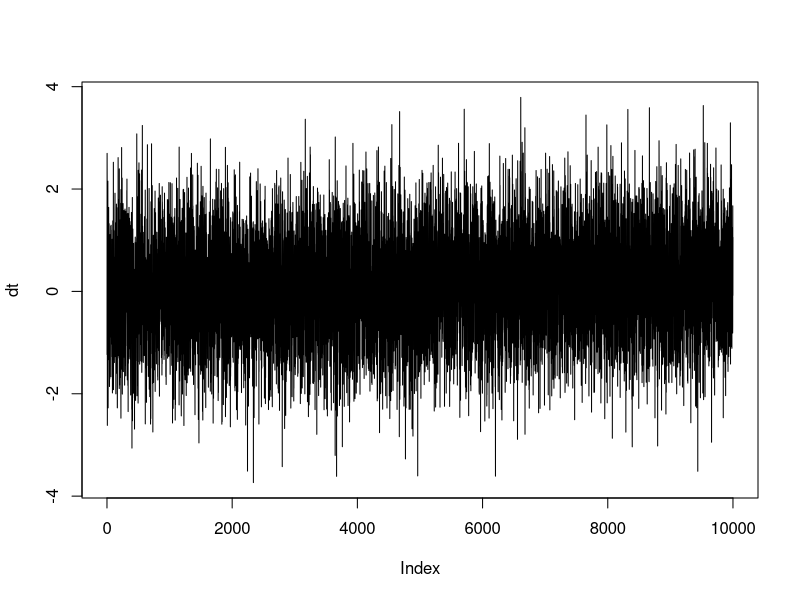
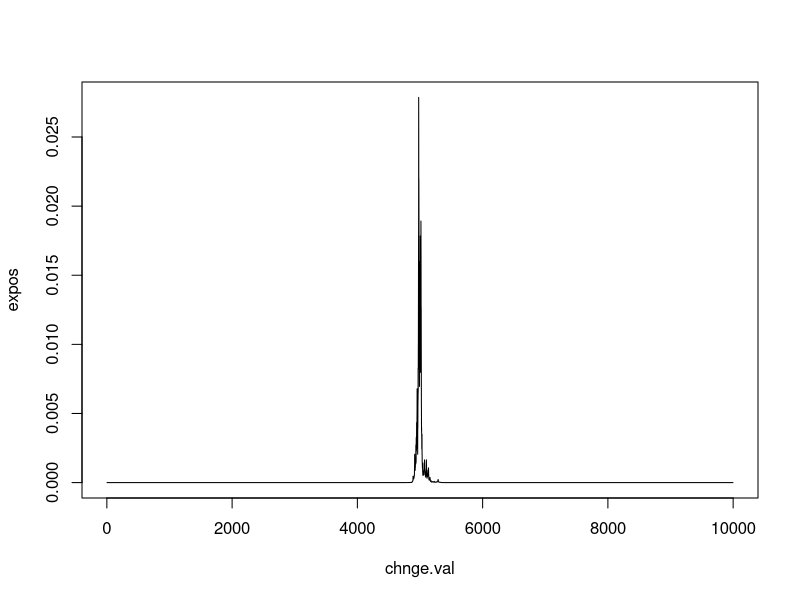
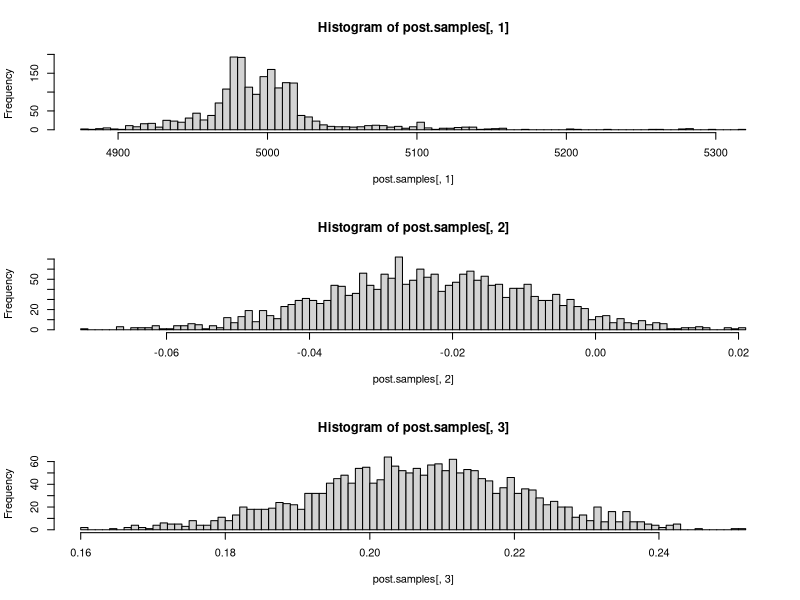
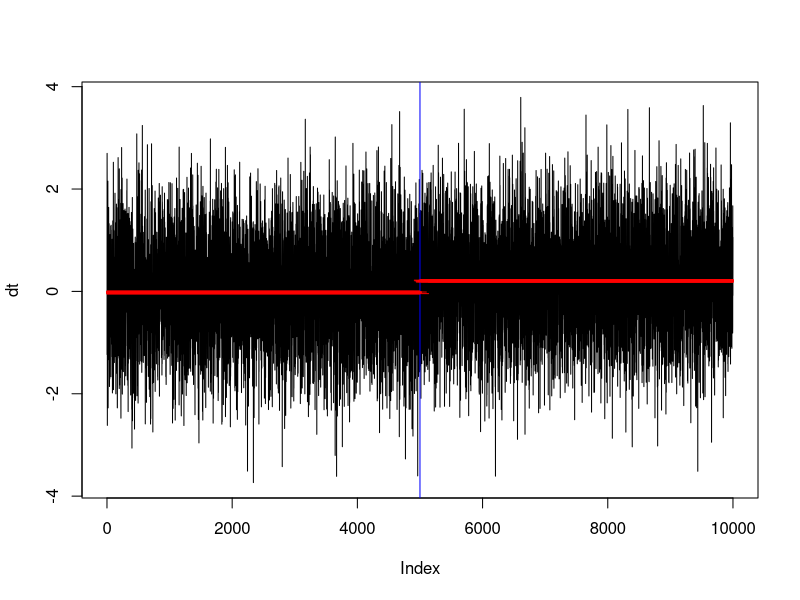
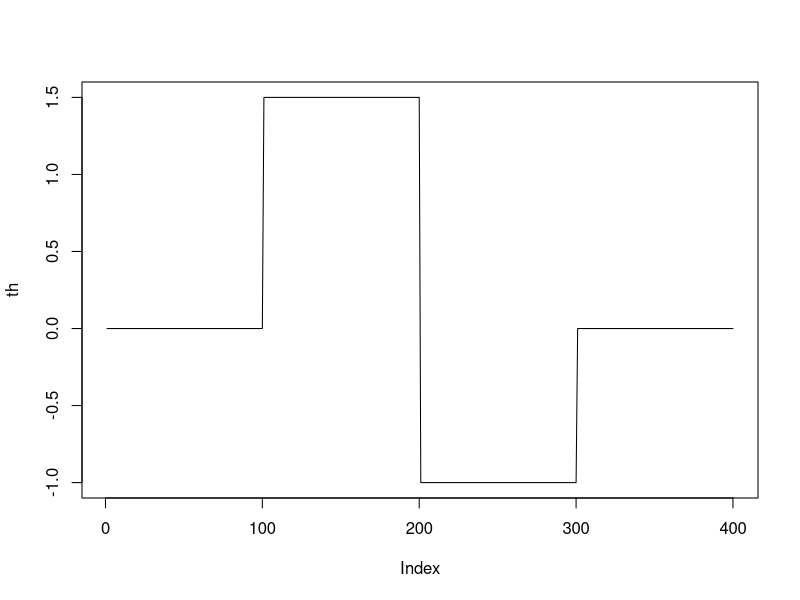
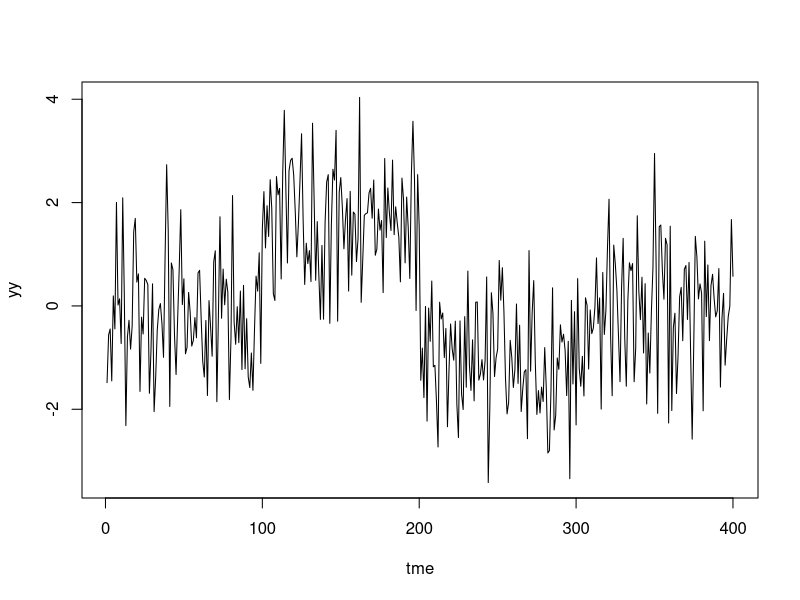
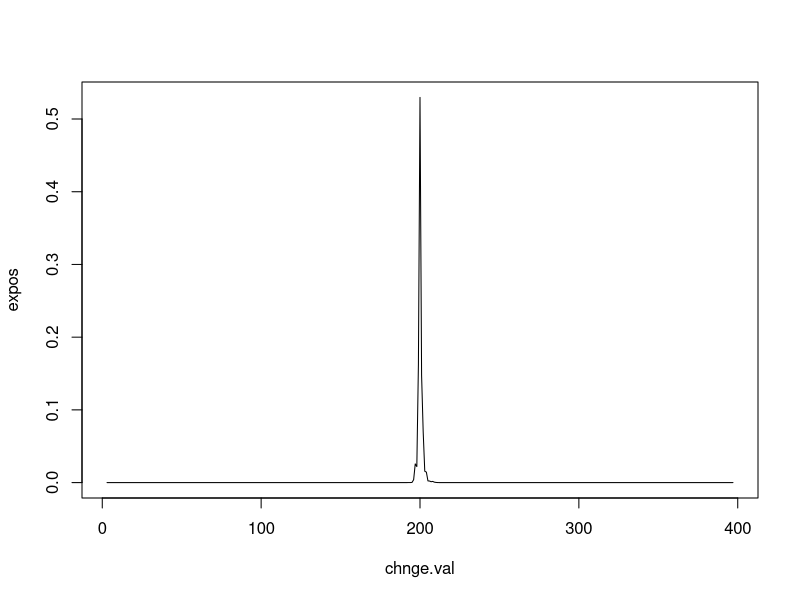
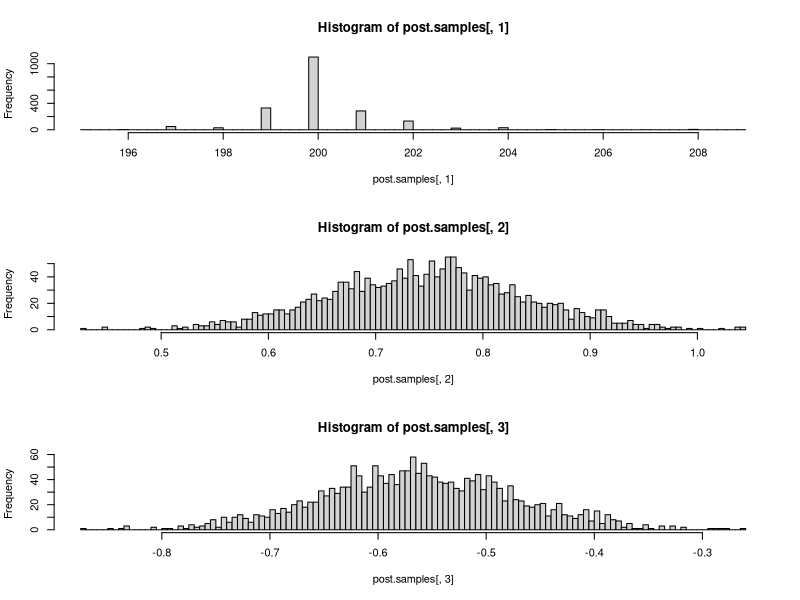

Here is the R script that generated these plots, in order: (Note: a time limit stopped this script after it produced the figures.)
#Change-point estimation:
n = 10000
mu1 = 0
mu2 = 0.2
dt = c(rep(mu1, n/2), rep(mu2, n/2)) + rnorm(n)
plot(dt, type = "l")

tme = 1:n
n = length(tme)
grid.res = 1
chnge.val = seq(3, n-3, grid.res)
X = matrix(1, nrow = n, ncol = 2)
expos = rep(-1, length(chnge.val)) #exact marginal posterior for omega
log.values = rep(-1, length(chnge.val))
for(i in 1:length(chnge.val))
{
    X[,2] = (tme > chnge.val[i])
    mod = lm(dt ~ X[,2])
    log.value = ((ncol(X) - n)/2)*(log(sum(mod$residuals^2))) - (0.5*(log(det(t(X) %*% X))))
    log.values[i] = log.value
}
log.values = log.values - max(log.values) #scaling to remove large values 
expos = exp(log.values)
expos = (expos/sum(expos))/grid.res
plot(chnge.val, expos, type = "l")
ind.max = which.max(expos)
est.cp = chnge.val[ind.max] #posterior maximizer
est.cp


library(mvtnorm)
#Inference for the mean values before and after the change-point
N = 2000 #number of posterior samples
post.samples = matrix(-1, N, 4)
post.samples[,1] = sample(chnge.val, N, replace = T, prob = expos)
for(i in 1:N)
{
    cp = post.samples[i,1]
    X = matrix(1, nrow = n, ncol = 2)
    X[,2] = (tme > cp)
    lin.model = lm(dt ~ X[,2])
    bhat = lin.model$coefficients
    sighat = sqrt((sum((lin.model$residuals)^2))/(n-2)) #this is also denoted by the Residual Standard Error
    Sigma.mat = (sighat^2)*solve(t(X) %*% X)
    chiran = (rchisq(1, df = n-2))
    mu.samples = bhat + (rmvnorm(1, sigma = Sigma.mat))/(sqrt(chiran/(n-2)))
    mu.samples[2] = mu.samples[1] + mu.samples[2]
    sig.sample = sqrt((sum((lin.model$residuals)^2))/chiran)
    post.samples[i,2:3] = mu.samples
    post.samples[i, 4] = sig.sample
}
summary(post.samples[,2])
summary(post.samples[,3])
par(mfrow = c(3, 1))
hist(post.samples[,1], breaks = 100)
hist(post.samples[,2], breaks = 100)
hist(post.samples[,3], breaks = 100)
par(mfrow = c(1, 1))
summary(post.samples[,4]) #true value of sigma equals 1

#Plotting some posterior samples
plot(dt, type = "l")
abline(v = 5000, col = "blue")
for(i in 1:25)
{
    points(1:post.samples[i,1], rep(post.samples[i,2], post.samples[i,1]), col = "red", type = "l")
    points((1 + post.samples[i,1]):n, rep(post.samples[i,3], n-post.samples[i,1]), col = "red", type = "l")
}

#Multiple Change-Points
n = 400
th = c(rep(0, 100), rep(1.5, 100), rep(-1, 100), rep(0, 100))
th
plot(th, type = "l")

#Generate data: 
sig = 1
tme = 1:n
yy = th + sig*rnorm(n)
plot(tme, yy, type = "l")
#actual changepoints: 
cp.true = c(100, 200, 300)

#Let us first fit the single changepoint model to this data: 
tme = 1:n
n = length(tme)
grid.res = 1
chnge.val = seq(3, n-3, grid.res)
X = matrix(1, nrow = n, ncol = 2)
expos = rep(-1, length(chnge.val)) #exact marginal posterior for omega
log.values = rep(-1, length(chnge.val))
for(i in 1:length(chnge.val))
{
    X[,2] = (tme > chnge.val[i])
    mod = lm(yy ~ X[,2])
    log.value = ((ncol(X) - n)/2)*(log(sum(mod$residuals^2))) - (0.5*(log(det(t(X) %*% X))))
    log.values[i] = log.value
}
log.values = log.values - max(log.values) #scaling to remove large values 
expos = exp(log.values)
expos = (expos/sum(expos))/grid.res
plot(chnge.val, expos, type = "l")
ind.max = which.max(expos)
est.cp = chnge.val[ind.max] #posterior maximizer
est.cp

#Inference for the mean values before and after the change-point
N = 2000 #number of posterior samples
post.samples = matrix(-1, N, 4)
post.samples[,1] = sample(chnge.val, N, replace = T, prob = expos)
for(i in 1:N)
{
    cp = post.samples[i,1]
    X = matrix(1, nrow = n, ncol = 2)
    X[,2] = (tme > cp)
    lin.model = lm(yy ~ X[,2])
    bhat = lin.model$coefficients
    sighat = sqrt((sum((lin.model$residuals)^2))/(n-2)) #this is also denoted by the Residual Standard Error
    Sigma.mat = (sighat^2)*solve(t(X) %*% X)
    chiran = (rchisq(1, df = n-2))
    mu.samples = bhat + (rmvnorm(1, sigma = Sigma.mat))/(sqrt(chiran/(n-2)))
    mu.samples[2] = mu.samples[1] + mu.samples[2]
    sig.sample = sqrt((sum((lin.model$residuals)^2))/chiran)
    post.samples[i,2:3] = mu.samples
    post.samples[i, 4] = sig.sample
}
summary(post.samples[,2])
summary(post.samples[,3])
par(mfrow = c(3, 1))
hist(post.samples[,1], breaks = 100)
hist(post.samples[,2], breaks = 100)
hist(post.samples[,3], breaks = 100)
par(mfrow = c(1, 1))
summary(post.samples[,4]) #true value of sigma equals 1

#Plotting some posterior samples
plot(yy, type = "l")
abline(v = 200, col = "blue")
for(i in 1:25)
{
    points(1:post.samples[i,1], rep(post.samples[i,2], post.samples[i,1]), col = "red", type = "l")
    points((1 + post.samples[i,1]):n, rep(post.samples[i,3], n-post.samples[i,1]), col = "red", type = "l")
}

#Posterior for Multiple Change Points:
logpost = function(cps)
{
    cps = sort(cps)
    k = length(cps)
    X = matrix(1, nrow = n, ncol = (k+1))
    for(j in 1:k)
    {
        X[,(j+1)] = as.numeric(tme > cps[j])
    }
    mod = lm(yy ~ X)
    log.value = ((ncol(X) - n)/2)*(log(sum(mod$residuals^2))) - (0.5*(log(det(t(X) %*% X))))
    return(log.value)
}
logpost(cp.true)
logpost(200)

cp1.gr = seq(75, 125, by = 1)
cp2.gr = seq(175, 225, by = 1)
cp3.gr = seq(275, 325, by = 1)
g = expand.grid(x=cp1.gr, y=cp2.gr, z = cp3.gr)
head(g)
tail(g)
for(i in 1:nrow(g)) g$lp[i] = logpost(c(g$x[i], g$y[i], g$z[i]))
head(g)
tail(g)
#Convert LogPosterior to Posterior
g$p = exp(g$lp - max(g$lp))
g$p = g$p/(sum(g$p))
head(g)
tail(g)
#Posterior mode:
ind.max = which.max(g$p)
est.cp = g[ind.max,] #posterior maximizer
est.cp

#marginal distributions of each changepoint:
mar.cp1 = rep(-1, length(cp1.gr))
for(i in 1:length(cp1.gr))
{
  ind = (g$x == cp1.gr[i])
  mar.cp1[i] = sum(g$p[ind])
}
par(mfrow = c(3, 1))
plot(cp1.gr, mar.cp1, type = "h")

mar.cp2 = rep(-1, length(cp2.gr))
for(i in 1:length(cp2.gr))
{
  ind = (g$y == cp2.gr[i])
  mar.cp2[i] = sum(g$p[ind])
}
plot(cp2.gr, mar.cp2, type = "h")

mar.cp3 = rep(-1, length(cp3.gr))
for(i in 1:length(cp3.gr))
{
  ind = (g$z == cp3.gr[i])
  mar.cp3[i] = sum(g$p[ind])
}
plot(cp3.gr, mar.cp3, type = "h")
par(mfrow = c(1, 1))

#Generating posterior samples:
N = 2000 #number of posterior samples
post.samples = matrix(-1, N, 8) #there are 8 parameters in total (3 changepoints + 4 levels + sigma)
#First sample the change points:
smp.cp = g[sample(1:nrow(g), N, replace = T, prob = g$p),1:3]
rownames(smp.cp) = NULL
post.samples = cbind(smp.cp, matrix(-1, N, 5))
for(i in 1:N)
{
    cp = post.samples[i,1:3]
    k = length(cp)
    X = matrix(1, nrow = n, ncol = (k+1))
    for(j in 1:k)
    {
        X[,(j+1)] = as.numeric(tme > as.numeric(cp[j]))
    }
    lin.model = lm(yy ~ -1 + X)
    bhat = lin.model$coefficients
    sighat = sqrt((sum((lin.model$residuals)^2))/(n-4)) #this is also denoted by the Residual Standard Error
    Sigma.mat = (sighat^2)*solve(t(X) %*% X)
    chiran = (rchisq(1, df = n-4))
    levels = cumsum(bhat + (rmvnorm(1, sigma = Sigma.mat))/(sqrt(chiran/(n-4))))
    sig.sample = sqrt((sum((lin.model$residuals)^2))/chiran)
    post.samples[i,4:7] = levels
    post.samples[i, 8] = sig.sample
}

#Summary of the posterior values of sigma:
summary(post.samples[,8]) #true value of sigma is 1

#Posterior values of the 4 levels:
summary(post.samples[,4])
summary(post.samples[,5])
summary(post.samples[,6])
summary(post.samples[,7])
        
#Plotting some posterior fitted functions:
plot(tme, yy, type = "l")
#abline(v = cp.true[1], col = "blue")
#abline(v = cp.true[2], col = "blue")
#abline(v = cp.true[3], col = "blue")

for(i in 1:55)
{
    cp1 = post.samples[i,1]
    cp2 = post.samples[i,2]
    cp3 = post.samples[i,3]
    abline(v = cp1, col = "blue")
    abline(v = cp2, col = "blue")
    abline(v = cp3, col = "blue")
    lev1 = post.samples[i,4]
    lev2 = post.samples[i,5]
    lev3 = post.samples[i,6]
    lev4 = post.samples[i,7]
    points(1:cp1, rep(lev1, cp1), col = "red", type = "l")
    points((cp1+1):cp2, rep(lev2, cp2 - cp1), col = "red", type = "l")
    points((cp2+1):cp3, rep(lev3, cp3 - cp2), col = "red", type = "l")
    points((cp3+1):n, rep(lev4, n-cp3), col = "red", type = "l")
}

#Change of slope:
n = 1000
tme = 1:n
th = (c(0.5*tme[1:(n/2)], 0.9*tme[((n/2)+1):n] - (0.9 - 0.5)*(n/2)))/10
sig = 10
yy = th + sig*rnorm(n)
plot(tme, yy, type = "l")

#cp here will denote change of slope point
logpost = function(cps) 
{
    cps = sort(cps)
    k = length(cps)
    X = matrix(1, nrow = n, ncol = (k+2))
    X[,2] = tme
    for(j in 1:k)
    {
        X[,(j+2)] = pmax(tme - cps[j], 0)
    }
    mod = lm(yy ~ X)
    log.value = ((ncol(X) - n)/2)*(log(sum(mod$residuals^2))) - (0.5*(log(det(t(X) %*% X))))
    return(log.value)
}
logpost(500)

#Posterior for the change of slope point:
csp.vals = 3:(n-3)
lp.vals = rep(100, length(csp.vals))
for(i in 1:length(csp.vals))
{
      lp.vals[i] = logpost(csp.vals[i])
}
expos = exp(lp.vals - max(lp.vals))
expos = expos/(sum(expos))
plot(csp.vals, expos, type = "h")

#Posterior samples for all the parameters:
N = 2000 #number of posterior samples
post.samples = matrix(-1, N, 5)
post.samples[,1] = sample(csp.vals, N, replace = T, prob = expos)
for(i in 1:N)
{
    cps = post.samples[i,1]
    k = length(cps)
    X = matrix(1, nrow = n, ncol = (k+2))
    X[,2] = tme
    for(j in 1:k)
    {
        X[,(j+2)] = pmax(tme - cps[j], 0)
    }
    lin.model = lm(yy ~ -1 + X)
    bhat = lin.model$coefficients
    sighat = sqrt((sum((lin.model$residuals)^2))/(n-3)) #this is also denoted by the Residual Standard Error
    Sigma.mat = (sighat^2)*solve(t(X) %*% X)
    chiran = (rchisq(1, df = n-3))
    beta.samples = bhat + (rmvnorm(1, sigma = Sigma.mat))/(sqrt(chiran/(n-3)))
    sig.sample = sqrt((sum((lin.model$residuals)^2))/chiran)
    post.samples[i,c(2, 3, 4)] = beta.samples
    post.samples[i, 5] = sig.sample
}
summary(post.samples[,5]) #true sigma is 10

#Plotting the fitted curves:
plot(tme, yy, type = "l")
for(i in 1:100)
{
    csp = post.samples[i,1]
    b0 = post.samples[i,2]
    b1 = post.samples[i,3]
    b2 = post.samples[i,4]
    points(tme, b0 + b1*tme + b2*(pmax(tme - csp, 0)), type = "l", col = "red")
    abline(v = csp, col = "blue")
}

#Real Dataset: US Population
uspop.raw = read.csv("POPTHM.csv")
#Data downloaded from FRED. Monthly Data. Data given for each month equals the average of the estimated population on the first day of the month and the first day of the next month. The units are thousands of dollars so 200,000 actually refers to 200 million. 
plot(uspop.raw$POPTHM, type = "l")
uspop.ts = ts(uspop.raw$POPTHM, start = c(1959, 1), end = c(2022, 6), frequency = 12)
plot(uspop.ts, ylab = "Population (in thousands)", xlab = "Time (in months)", main = "US Population")

yy = uspop.ts
n = length(yy)
tme = 1:n

#cp here will denote change of slope point
logpost = function(cps) 
{
    cps = sort(cps)
    k = length(cps)
    X = matrix(1, nrow = n, ncol = (k+2))
    X[,2] = tme
    for(j in 1:k)
    {
        X[,(j+2)] = pmax(tme - cps[j], 0)
    }
    mod = lm(yy ~ X)
    log.value = ((ncol(X) - n)/2)*(log(sum(mod$residuals^2))) - (0.5*(log(det(t(X) %*% X))))
    return(log.value)
}
logpost(500) #example

#Posterior for the change of slope point:
csp.vals = 3:(n-3)
lp.vals = rep(100, length(csp.vals))
for(i in 1:length(csp.vals))
{
      lp.vals[i] = logpost(csp.vals[i])
}
expos = exp(lp.vals - max(lp.vals))
expos = expos/(sum(expos))
plot(csp.vals, expos, type = "h")
ind = which.max(expos)
csp.est = csp.vals[ind]
csp.est
abline(v = csp.est, col = "blue")

#Posterior samples for all the parameters:
N = 2000 #number of posterior samples
post.samples = matrix(-1, N, 5)
post.samples[,1] = sample(csp.vals, N, replace = T, prob = expos)
for(i in 1:N)
{
    cps = post.samples[i,1]
    k = length(cps)
    X = matrix(1, nrow = n, ncol = (k+2))
    X[,2] = tme
    for(j in 1:k)
    {
        X[,(j+2)] = pmax(tme - cps[j], 0)
    }
    lin.model = lm(yy ~ -1 + X)
    bhat = lin.model$coefficients
    sighat = sqrt((sum((lin.model$residuals)^2))/(n-3)) #this is also denoted by the Residual Standard Error
    Sigma.mat = (sighat^2)*solve(t(X) %*% X)
    chiran = (rchisq(1, df = n-3))
    beta.samples = bhat + (rmvnorm(1, sigma = Sigma.mat))/(sqrt(chiran/(n-3)))
    sig.sample = sqrt((sum((lin.model$residuals)^2))/chiran)
    post.samples[i,c(2, 3, 4)] = beta.samples
    post.samples[i, 5] = sig.sample
}
summary(post.samples[,5]) #true sigma is 10

#Plotting the fitted curves:
plot(tme, yy, type = "l")
for(i in 1:100)
{
    csp = post.samples[i,1]
    b0 = post.samples[i,2]
    b1 = post.samples[i,3]
    b2 = post.samples[i,4]
    points(tme, b0 + b1*tme + b2*(pmax(tme - csp, 0)), type = "l", col = "red")
    abline(v = csp, col = "blue")
}
summary(post.samples[,3]) #mean slope before breakpoint is 190.5
summary(post.samples[,4]) #mean slope after breakpoint is 190.5 + 38.7 = 229.2

#Sunspots Data:
sunspots.data = read.delim("SN_y_tot_V2.0_25Aug2022.txt", header = F, sep = "")
head(sunspots.data)
sunspots = sunspots.data[,1:2]
plot(sunspots[,1], sunspots[,2], xlab = "Year (1700 to 2021)", ylab = "Yearly Sunspot Numbers", type = "l", main = "Sunspot Data")

tme = 1700:2021
n = length(tme)

#Periodogram:
plot(1:(n/2), abs(fft(sunspots[,2])[2:((n/2)+1)])^2/n, type = "h", ylab = "Periodogram")
abline(h = 0)

#Bayesian posterior
grid.res = 0.001
f.val = seq(0.01, 0.49, grid.res)
X = matrix(1, nrow = n, ncol = 3)
expos = rep(-1, length(f.val)) #exact marginal posterior for omega
log.values = rep(-1, length(f.val))
log.det.term = rep(-1, length(f.val))
for(i in 1:length(f.val))
{
    X[,2] = cos(2*pi*f.val[i]*tme)
    X[,3] = sin(2*pi*f.val[i]*tme)
    mod = lm(sunspots[,2] ~ X)
    log.value = ((ncol(X) - n)/2)*(log(sum(mod$residuals^2))) - (0.5*(log(det(t(X) %*% X))))
    log.det.term[i] = (0.5*(log(det(t(X) %*% X))))
    log.values[i] = log.value
}
log.values = log.values - max(log.values) #scaling to remove large values 
expos = exp(log.values)
expos = (expos/sum(expos))/grid.res
plot(f.val, expos, type = "l")

#Plotting posterior samples of the fitted function
N = 2000 #number of posterior samples
post.samples = matrix(-1, N, 5)
post.samples[,1] = sample(f.val, N, replace = T, prob = expos)
for(i in 1:N)
{
    fr = post.samples[i,1]
    X = matrix(1, nrow = n, ncol = 3)
    X[,2] = cos(2*pi*fr*tme)
    X[,3] = sin(2*pi*fr*tme)
    lin.model = lm(sunspots[,2] ~ -1 + X)
    bhat = lin.model$coefficients
    sighat = sqrt((sum((lin.model$residuals)^2))/(n-3)) #this is also denoted by the Residual Standard Error
    Sigma.mat = (sighat^2)*solve(t(X) %*% X)
    chiran = (rchisq(1, df = n-3))
    beta.samples = bhat + (rmvnorm(1, sigma = Sigma.mat))/(sqrt(chiran/(n-3)))
    sig.sample = sqrt((sum((lin.model$residuals)^2))/chiran)
    post.samples[i,2:4] = beta.samples
    post.samples[i, 5] = sig.sample
}
summary(post.samples[,5]) 

#Plotting some posterior samples
plot(tme, sunspots[,2], type = "l")
for(i in 1:50)
{
    fr = post.samples[i,1]
    b0 = post.samples[i,2]
    b1 = post.samples[i, 3]
    b2 = post.samples[i, 4]
    points(tme, b0 + b1*cos(2*pi*fr*tme) + b2*sin(2*pi*fr*tme), type = "l", col = "red")                        
}

#While this analysis gives the 11 year period for the solar cycle, it is not fully satisfactory simply because the single sinusoid + noise model is not a good fit for the data. 
#Indeed, data generated from the model will not look like the observed sunspots data. 
sig.est = 52.28 #posterior mean for sigma from the model
b0 = mean(post.samples[,2])
b1 = mean(post.samples[,3])
b2 = mean(post.samples[,4])
simul.data = b0 + b1*cos(2*pi*tme) + b2*sin(2*pi*tme) + sig.est*rnorm(length(tme))
plot(tme, simul.data, type = "l")
points(tme, b0 + b1*cos(2*pi*tme) + b2*sin(2*pi*tme), col = "red", type = "l")
#The sunspots data obviously does not look like this:
par(mfrow = c(4, 4))
for(i in 1:10){plot(tme, b0 + b1*cos(2*pi*tme) + b2*sin(2*pi*tme) + sig.est*rnorm(length(tme)), type = "l", xlab = "Time", ylab = "Data")} 
plot(tme, sunspots[,2], type = "l", xlab = "Time", ylab = "Data")
for(i in 12:16){plot(tme, b0 + b1*cos(2*pi*tme) + b2*sin(2*pi*tme) + sig.est*rnorm(length(tme)), type = "l", xlab = "Time", ylab = "Data")} 
par(mfrow = c(1, 1))

#Two sinusoid recovery:
n = 500
tme = 0:(n-1)
ftrue = c(0.201, 0.401)
amp = c(2, 2, 3, 1.5)
truth = amp[1]*cos(2*pi*ftrue[1]*tme) + amp[2]*sin(2*pi*ftrue[1]*tme) + amp[3]*cos(2*pi*ftrue[2]*tme) + amp[4]*sin(2*pi*ftrue[2]*tme)
plot(truth, type = "l")

sig = 10
yy = truth + sig*rnorm(n)
plot(yy, type = "l")

#Usual periodogram: 
plot(1:(n/2), abs(fft(yy)[2:((n/2)+1)])^2/n, type = "h", ylab = "Periodogram")

#Periodogram on dense scale: 
grid.res = 0.001
f.val = seq(0.001, 0.5, grid.res)
pgram = rep(-1, length(f.val))
for(i in 1:length(f.val))
{
    pgram[i] = (((sum(yy * cos(2*pi*f.val[i]*tme)))^2) + ((sum(yy * sin(2*pi*f.val[i]*tme)))^2))/n
}
plot(f.val, pgram, type = "l")
f.val[which.max(pgram)]

#negative logarithm of unnormalized posterior function: 
logpost = function(freq)
{
    X = matrix(1, nrow = n, ncol = 5)
    X[,2] = cos(2*pi*freq[1]*tme)
    X[,3] = sin(2*pi*freq[1]*tme)
    X[,4] = cos(2*pi*freq[2]*tme)
    X[,5] = sin(2*pi*freq[2]*tme)
    mod = lm(yy ~ X)
    log.value = ((ncol(X) - n)/2)*(log(sum(mod$residuals^2))) - (0.5*(log(det(t(X) %*% X))))
    return(log.value)
}
logpost(ftrue)

#Let us plot this function (this will be a 3D plot)
library(lattice)
f1.gr = seq(0.11, 0.29, len = 200)
f2.gr = seq(0.31, 0.49, len = 200)
g = expand.grid(x=f1.gr, y=f2.gr)
for(i in 1:nrow(g)) g$z[i] = logpost(c(g$x[i], g$y[i]))
g$z = exp(g$z - max(g$z))
g$z = g$z/(sum(g$z))
wireframe(z~x*y, g)
g[which.max(g$z),]

#marginalize:
#Marginal distributions: 
mar.f1 = rep(-1, length(f1.gr))
for(i in 1:length(f1.gr))
{
  ind = (g$x == f1.gr[i])
  mar.f1[i] = sum(g$z[ind])
}
par(mfrow = c(2, 1))
plot(f1.gr, mar.f1, type = "h")
mar.f2 = rep(-1, length(f2.gr))
for(i in 1:length(f2.gr))
{
  ind = (g$y == f2.gr[i])
  mar.f2[i] = sum(g$z[ind])
}
plot(f2.gr, mar.f2, type = "h")
par(mfrow = c(1, 1))
